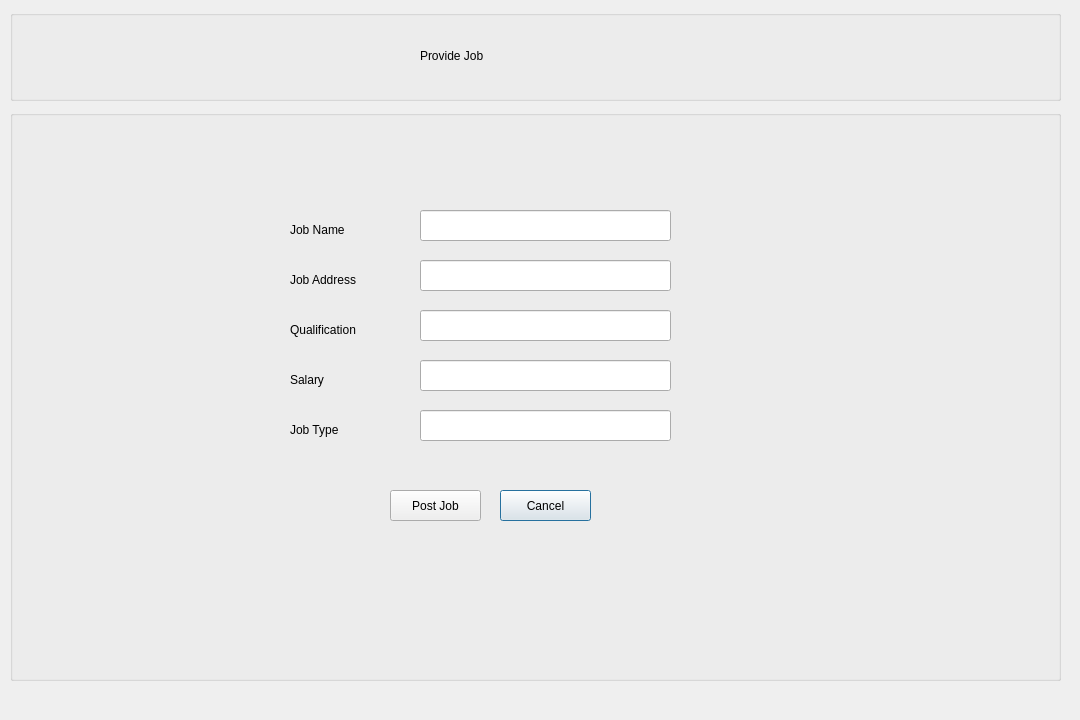
<?xml version="1.0" encoding="UTF-8"?>
<ui version="4.0">
 <class>providejob</class>
 <widget class="QDialog" name="providejob">
  <property name="geometry">
   <rect>
    <x>0</x>
    <y>0</y>
    <width>1080</width>
    <height>720</height>
   </rect>
  </property>
  <property name="windowTitle">
   <string>Dialog</string>
  </property>
  <widget class="QGroupBox" name="groupBox_update">
   <property name="geometry">
    <rect>
     <x>10</x>
     <y>10</y>
     <width>1051</width>
     <height>91</height>
    </rect>
   </property>
   <property name="title">
    <string/>
   </property>
   <widget class="QLabel" name="label_jhlogo_3">
    <property name="geometry">
     <rect>
      <x>40</x>
      <y>10</y>
      <width>111</width>
      <height>71</height>
     </rect>
    </property>
    <property name="text">
     <string/>
    </property>
   </widget>
   <widget class="QLabel" name="label_jhlogo_4">
    <property name="geometry">
     <rect>
      <x>90</x>
      <y>80</y>
      <width>111</width>
      <height>71</height>
     </rect>
    </property>
    <property name="text">
     <string/>
    </property>
   </widget>
   <widget class="QLabel" name="label_update">
    <property name="geometry">
     <rect>
      <x>410</x>
      <y>30</y>
      <width>241</width>
      <height>31</height>
     </rect>
    </property>
    <property name="text">
     <string>Provide Job</string>
    </property>
   </widget>
   <widget class="QLabel" name="label_pjpf">
    <property name="geometry">
     <rect>
      <x>290</x>
      <y>20</y>
      <width>91</width>
      <height>61</height>
     </rect>
    </property>
    <property name="text">
     <string/>
    </property>
   </widget>
  </widget>
  <widget class="QGroupBox" name="groupBox_up">
   <property name="geometry">
    <rect>
     <x>10</x>
     <y>110</y>
     <width>1051</width>
     <height>571</height>
    </rect>
   </property>
   <property name="title">
    <string/>
   </property>
   <widget class="QPushButton" name="pushButton_cancelpjob">
    <property name="geometry">
     <rect>
      <x>490</x>
      <y>380</y>
      <width>91</width>
      <height>31</height>
     </rect>
    </property>
    <property name="text">
     <string>Cancel</string>
    </property>
   </widget>
   <widget class="QLabel" name="label_jn">
    <property name="geometry">
     <rect>
      <x>280</x>
      <y>110</y>
      <width>111</width>
      <height>20</height>
     </rect>
    </property>
    <property name="text">
     <string>Job Name</string>
    </property>
   </widget>
   <widget class="QLabel" name="label_ja">
    <property name="geometry">
     <rect>
      <x>280</x>
      <y>160</y>
      <width>111</width>
      <height>20</height>
     </rect>
    </property>
    <property name="text">
     <string>Job Address</string>
    </property>
   </widget>
   <widget class="QLabel" name="label_qf">
    <property name="geometry">
     <rect>
      <x>280</x>
      <y>210</y>
      <width>111</width>
      <height>20</height>
     </rect>
    </property>
    <property name="text">
     <string>Qualification</string>
    </property>
   </widget>
   <widget class="QLabel" name="label_salary">
    <property name="geometry">
     <rect>
      <x>280</x>
      <y>260</y>
      <width>111</width>
      <height>20</height>
     </rect>
    </property>
    <property name="text">
     <string>Salary</string>
    </property>
   </widget>
   <widget class="QLabel" name="label_jobt">
    <property name="geometry">
     <rect>
      <x>280</x>
      <y>310</y>
      <width>111</width>
      <height>20</height>
     </rect>
    </property>
    <property name="text">
     <string>Job Type</string>
    </property>
   </widget>
   <widget class="QLineEdit" name="lineEdit_ja">
    <property name="geometry">
     <rect>
      <x>410</x>
      <y>150</y>
      <width>251</width>
      <height>31</height>
     </rect>
    </property>
   </widget>
   <widget class="QLineEdit" name="lineEdit_jn">
    <property name="geometry">
     <rect>
      <x>410</x>
      <y>100</y>
      <width>251</width>
      <height>31</height>
     </rect>
    </property>
   </widget>
   <widget class="QLineEdit" name="lineEdit_qf">
    <property name="geometry">
     <rect>
      <x>410</x>
      <y>200</y>
      <width>251</width>
      <height>31</height>
     </rect>
    </property>
   </widget>
   <widget class="QLineEdit" name="lineEdit_salary">
    <property name="geometry">
     <rect>
      <x>410</x>
      <y>250</y>
      <width>251</width>
      <height>31</height>
     </rect>
    </property>
   </widget>
   <widget class="QLineEdit" name="lineEdit_jobt">
    <property name="geometry">
     <rect>
      <x>410</x>
      <y>300</y>
      <width>251</width>
      <height>31</height>
     </rect>
    </property>
   </widget>
   <widget class="QPushButton" name="pushButton_post">
    <property name="geometry">
     <rect>
      <x>380</x>
      <y>380</y>
      <width>91</width>
      <height>31</height>
     </rect>
    </property>
    <property name="text">
     <string>Post Job</string>
    </property>
   </widget>
  </widget>
 </widget>
 <resources/>
 <connections/>
</ui>
